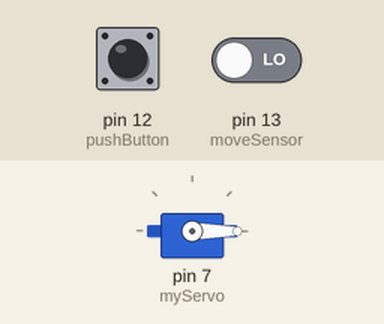
The sketch below on a simulated Arduino Uno, built with avr-gcc and run on an emulated ATmega328P. Shown: servo. The test bench sets the inputs (shaded band); at power-on: pin 12 (pushButton) LOW, pin 13 (moveSensor) LOW. What the sketch prints to the serial monitor is not drawn.

Above: at 2.8 s.
2.9 s: pin 12 (pushButton) pulled HIGH for 3.2 s
At 3.5 s:
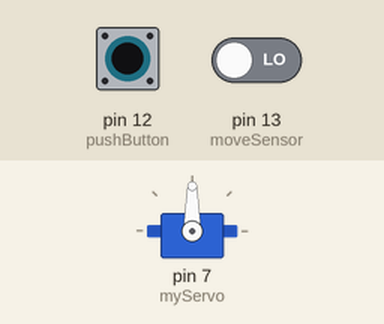
7.6 s: pin 12 (pushButton) pulled HIGH for 1.2 s
At 8.5 s:
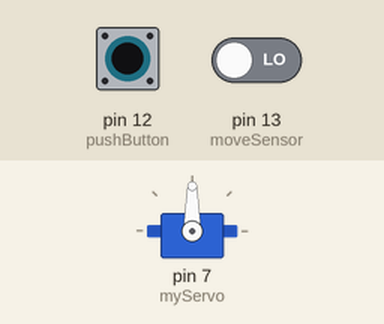
Timing chart, 0 to 10.6 s (numbered marks = the images above; inputs shaded):
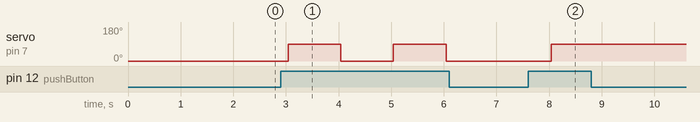

Measured:
- after the input at 2.9 s, servo on pin 7 (myServo): alternates 90° for 1.0 s and 0° for 1.0 s, starting after 0.14 s
- after the input at 7.6 s, servo on pin 7 (myServo): 0° → 90° after 0.44 s

The sketch:

edgeDiviceControl____.ino
```cpp
#include <Servo.h>

int pushButton = 12;
int buttonState = 0;

int moveSensor = 13;
int moveValue = 0;

int doorState = 0; // 0이면 자동, 1이면 수동
int doorOpenState = 0; // 0이면 닫혀있는 상태, 1이면 열려있는 상태

Servo myServo;

void setup() {
  Serial.begin(9600);

  pinMode(pushButton, INPUT);

  pinMode(moveSensor, INPUT);

  myServo.attach(7);


}

void loop() {

  buttonState = digitalRead(pushButton);
  //Serial.println(buttonState);

  // 자동으로 센서가 감지해 출입물을 열고, 닫음.
  if(doorState == 0)
  {
     moveValue = digitalRead(moveSensor);
      if(moveValue == 1)
      {
        Serial.println("움직임 감지, 출입문이 열립니다.");
        myServo.write(90);
        doorOpenState = 1;
        }
      else
      {
        Serial.println("아무 일 없음, 출입문이 닫힙니다.");
        myServo.write(0);
        doorOpenState = 0;
        }
    }


    // 수동으로 전환되면 버튼을 누름에 따라 출입문이 열고 닫힘.
    if(doorState == 1)
    {
      if(buttonState == 1 && doorOpenState == 0)
      {
        myServo.write(90);
        Serial.println("출입문이 열립니다.");
        doorOpenState = 1;
        }
      else if(buttonState == 1 && doorOpenState == 1)
      {
        myServo.write(0);
        Serial.println("출입문이 닫힙니다.");
        doorOpenState = 0;
        }
      }

   // 처음 버튼을 누르면 수동으로 전환되면서 출입문이 열림.
   if(buttonState == 1 && doorState == 0)
    {
      doorState = 1;
      Serial.println("수동으로 전환합니다. 출입문이 열립니다.");
      myServo.write(90);
      doorOpenState = 1;
      }


  delay(1000);

}
```
